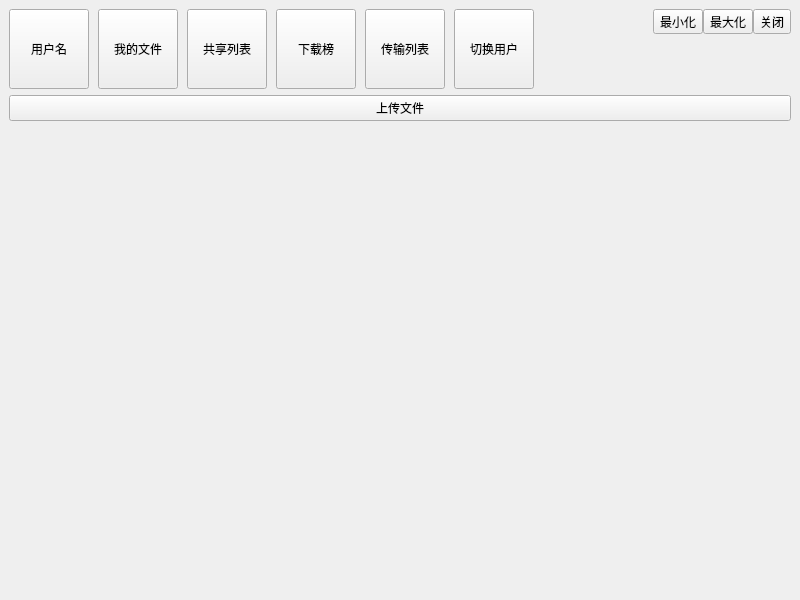
<?xml version="1.0" encoding="UTF-8"?>
<ui version="4.0">
 <class>MainWindow</class>
 <widget class="QMainWindow" name="MainWindow">
  <property name="geometry">
   <rect>
    <x>0</x>
    <y>0</y>
    <width>800</width>
    <height>600</height>
   </rect>
  </property>
  <property name="windowTitle">
   <string>MainWindow</string>
  </property>
  <widget class="DragableWidget" name="centralwidget">
   <layout class="QVBoxLayout" name="verticalLayout_2">
    <item>
     <widget class="QWidget" name="widget" native="true">
      <property name="sizePolicy">
       <sizepolicy hsizetype="Preferred" vsizetype="Fixed">
        <horstretch>0</horstretch>
        <verstretch>0</verstretch>
       </sizepolicy>
      </property>
      <layout class="QHBoxLayout" name="horizontalLayout">
       <property name="spacing">
        <number>9</number>
       </property>
       <property name="leftMargin">
        <number>0</number>
       </property>
       <property name="topMargin">
        <number>0</number>
       </property>
       <property name="rightMargin">
        <number>0</number>
       </property>
       <property name="bottomMargin">
        <number>0</number>
       </property>
       <item>
        <widget class="QToolButton" name="toolButton_user">
         <property name="minimumSize">
          <size>
           <width>80</width>
           <height>80</height>
          </size>
         </property>
         <property name="text">
          <string>用户名</string>
         </property>
         <property name="icon">
          <iconset resource="res.qrc">
           <normaloff>:/image/images/title_user.png</normaloff>:/image/images/title_user.png</iconset>
         </property>
         <property name="iconSize">
          <size>
           <width>60</width>
           <height>60</height>
          </size>
         </property>
         <property name="toolButtonStyle">
          <enum>Qt::ToolButtonTextUnderIcon</enum>
         </property>
        </widget>
       </item>
       <item>
        <widget class="QToolButton" name="toolButton_myfiles">
         <property name="minimumSize">
          <size>
           <width>80</width>
           <height>80</height>
          </size>
         </property>
         <property name="text">
          <string>我的文件</string>
         </property>
         <property name="icon">
          <iconset resource="res.qrc">
           <normaloff>:/image/images/tile_file.png</normaloff>:/image/images/tile_file.png</iconset>
         </property>
         <property name="iconSize">
          <size>
           <width>60</width>
           <height>60</height>
          </size>
         </property>
         <property name="toolButtonStyle">
          <enum>Qt::ToolButtonTextUnderIcon</enum>
         </property>
        </widget>
       </item>
       <item>
        <widget class="QToolButton" name="toolButton_sharefiles">
         <property name="minimumSize">
          <size>
           <width>80</width>
           <height>80</height>
          </size>
         </property>
         <property name="text">
          <string>共享列表</string>
         </property>
         <property name="icon">
          <iconset resource="res.qrc">
           <normaloff>:/image/images/title_share.png</normaloff>:/image/images/title_share.png</iconset>
         </property>
         <property name="iconSize">
          <size>
           <width>60</width>
           <height>60</height>
          </size>
         </property>
         <property name="toolButtonStyle">
          <enum>Qt::ToolButtonTextUnderIcon</enum>
         </property>
        </widget>
       </item>
       <item>
        <widget class="QToolButton" name="toolButton_top_download">
         <property name="minimumSize">
          <size>
           <width>80</width>
           <height>80</height>
          </size>
         </property>
         <property name="text">
          <string>下载榜</string>
         </property>
         <property name="icon">
          <iconset resource="res.qrc">
           <normaloff>:/image/images/tile_hot.png</normaloff>:/image/images/tile_hot.png</iconset>
         </property>
         <property name="iconSize">
          <size>
           <width>60</width>
           <height>60</height>
          </size>
         </property>
         <property name="toolButtonStyle">
          <enum>Qt::ToolButtonTextUnderIcon</enum>
         </property>
        </widget>
       </item>
       <item>
        <widget class="QToolButton" name="toolButton_transfer_list">
         <property name="minimumSize">
          <size>
           <width>80</width>
           <height>80</height>
          </size>
         </property>
         <property name="text">
          <string>传输列表</string>
         </property>
         <property name="icon">
          <iconset resource="res.qrc">
           <normaloff>:/image/images/title_data.png</normaloff>:/image/images/title_data.png</iconset>
         </property>
         <property name="iconSize">
          <size>
           <width>60</width>
           <height>60</height>
          </size>
         </property>
         <property name="toolButtonStyle">
          <enum>Qt::ToolButtonTextUnderIcon</enum>
         </property>
        </widget>
       </item>
       <item>
        <widget class="QToolButton" name="toolButton_logout">
         <property name="minimumSize">
          <size>
           <width>80</width>
           <height>80</height>
          </size>
         </property>
         <property name="text">
          <string>切换用户</string>
         </property>
         <property name="icon">
          <iconset resource="res.qrc">
           <normaloff>:/image/images/title_change.png</normaloff>:/image/images/title_change.png</iconset>
         </property>
         <property name="iconSize">
          <size>
           <width>60</width>
           <height>60</height>
          </size>
         </property>
         <property name="toolButtonStyle">
          <enum>Qt::ToolButtonTextUnderIcon</enum>
         </property>
        </widget>
       </item>
       <item>
        <spacer name="horizontalSpacer_2">
         <property name="orientation">
          <enum>Qt::Horizontal</enum>
         </property>
         <property name="sizeHint" stdset="0">
          <size>
           <width>40</width>
           <height>20</height>
          </size>
         </property>
        </spacer>
       </item>
       <item>
        <widget class="QWidget" name="widget_3" native="true">
         <layout class="QVBoxLayout" name="verticalLayout">
          <property name="spacing">
           <number>0</number>
          </property>
          <property name="leftMargin">
           <number>0</number>
          </property>
          <property name="topMargin">
           <number>0</number>
          </property>
          <property name="rightMargin">
           <number>0</number>
          </property>
          <property name="bottomMargin">
           <number>0</number>
          </property>
          <item>
           <widget class="QWidget" name="widget_2" native="true">
            <layout class="QHBoxLayout" name="horizontalLayout_2">
             <property name="spacing">
              <number>0</number>
             </property>
             <property name="leftMargin">
              <number>0</number>
             </property>
             <property name="topMargin">
              <number>0</number>
             </property>
             <property name="rightMargin">
              <number>0</number>
             </property>
             <property name="bottomMargin">
              <number>0</number>
             </property>
             <item>
              <spacer name="horizontalSpacer">
               <property name="orientation">
                <enum>Qt::Horizontal</enum>
               </property>
               <property name="sizeHint" stdset="0">
                <size>
                 <width>40</width>
                 <height>20</height>
                </size>
               </property>
              </spacer>
             </item>
             <item>
              <widget class="QToolButton" name="toolButton_minimize">
               <property name="text">
                <string>最小化</string>
               </property>
               <property name="icon">
                <iconset resource="res.qrc">
                 <normaloff>:/image/images/title_min.png</normaloff>:/image/images/title_min.png</iconset>
               </property>
              </widget>
             </item>
             <item>
              <widget class="QToolButton" name="toolButton_maximize">
               <property name="text">
                <string>最大化</string>
               </property>
               <property name="icon">
                <iconset resource="res.qrc">
                 <normaloff>:/image/images/title_max.png</normaloff>:/image/images/title_max.png</iconset>
               </property>
              </widget>
             </item>
             <item>
              <widget class="QToolButton" name="toolButton_close">
               <property name="text">
                <string>关闭</string>
               </property>
               <property name="icon">
                <iconset resource="res.qrc">
                 <normaloff>:/image/images/title_close.png</normaloff>:/image/images/title_close.png</iconset>
               </property>
              </widget>
             </item>
            </layout>
           </widget>
          </item>
          <item>
           <spacer name="verticalSpacer">
            <property name="orientation">
             <enum>Qt::Vertical</enum>
            </property>
            <property name="sizeHint" stdset="0">
             <size>
              <width>20</width>
              <height>40</height>
             </size>
            </property>
           </spacer>
          </item>
         </layout>
        </widget>
       </item>
      </layout>
     </widget>
    </item>
    <item>
     <widget class="QStackedWidget" name="stackedWidget">
      <property name="currentIndex">
       <number>3</number>
      </property>
      <widget class="QWidget" name="page">
       <layout class="QVBoxLayout" name="verticalLayout_3">
        <property name="spacing">
         <number>0</number>
        </property>
        <property name="leftMargin">
         <number>0</number>
        </property>
        <property name="topMargin">
         <number>0</number>
        </property>
        <property name="rightMargin">
         <number>0</number>
        </property>
        <property name="bottomMargin">
         <number>0</number>
        </property>
       </layout>
      </widget>
      <widget class="QWidget" name="page_2">
       <layout class="QHBoxLayout" name="horizontalLayout_3">
        <property name="spacing">
         <number>0</number>
        </property>
        <property name="leftMargin">
         <number>0</number>
        </property>
        <property name="topMargin">
         <number>0</number>
        </property>
        <property name="rightMargin">
         <number>0</number>
        </property>
        <property name="bottomMargin">
         <number>0</number>
        </property>
       </layout>
      </widget>
      <widget class="QWidget" name="page_3">
       <layout class="QVBoxLayout" name="verticalLayout_4">
        <property name="spacing">
         <number>0</number>
        </property>
        <property name="leftMargin">
         <number>0</number>
        </property>
        <property name="topMargin">
         <number>0</number>
        </property>
        <property name="rightMargin">
         <number>0</number>
        </property>
        <property name="bottomMargin">
         <number>0</number>
        </property>
       </layout>
      </widget>
      <widget class="QWidget" name="page_4">
       <layout class="QVBoxLayout" name="verticalLayout_5">
        <property name="spacing">
         <number>0</number>
        </property>
        <property name="leftMargin">
         <number>0</number>
        </property>
        <property name="topMargin">
         <number>0</number>
        </property>
        <property name="rightMargin">
         <number>0</number>
        </property>
        <property name="bottomMargin">
         <number>0</number>
        </property>
        <item>
         <widget class="QPushButton" name="pushButton_upload_one_file">
          <property name="text">
           <string>上传文件</string>
          </property>
         </widget>
        </item>
        <item>
         <widget class="TransferTabWidget" name="widget_transfer_tab_widget" native="true"/>
        </item>
       </layout>
      </widget>
      <widget class="QWidget" name="page_5"/>
     </widget>
    </item>
   </layout>
  </widget>
 </widget>
 <customwidgets>
  <customwidget>
   <class>DragableWidget</class>
   <extends>QWidget</extends>
   <header>dragablewidget.h</header>
   <container>1</container>
  </customwidget>
  <customwidget>
   <class>TransferTabWidget</class>
   <extends>QWidget</extends>
   <header>transfertabwidget.h</header>
   <container>1</container>
  </customwidget>
 </customwidgets>
 <resources>
  <include location="res.qrc"/>
 </resources>
 <connections>
  <connection>
   <sender>toolButton_minimize</sender>
   <signal>clicked()</signal>
   <receiver>MainWindow</receiver>
   <slot>showMinimized()</slot>
   <hints>
    <hint type="sourcelabel">
     <x>654</x>
     <y>35</y>
    </hint>
    <hint type="destinationlabel">
     <x>399</x>
     <y>299</y>
    </hint>
   </hints>
  </connection>
 </connections>
</ui>
